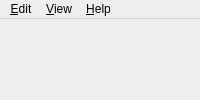
<?xml version="1.0"?>
<ui version="4.0">
  <class>Form</class>
  <widget class="QMainWindow" name="idr_srvr_inplace_menu">
    <widget class="QMenuBar" name="menubar">
      <property name="geometry">
        <rect>
          <x>0</x>
          <y>0</y>
          <width>800</width>
          <height>22</height>
        </rect>
      </property>
      <widget class="QMenu" name="menuEdit">
        <property name="title">
          <string>&amp;Edit</string>
        </property>
        <addaction name="ID_EDIT_UNDO" />
        <addaction name="separator" />
        <addaction name="ID_EDIT_CUT" />
        <addaction name="ID_EDIT_COPY" />
        <addaction name="ID_EDIT_PASTE" />
      </widget>
      <addaction name="menuEdit" />
      <widget class="QMenu" name="menuView">
        <property name="title">
          <string>&amp;View</string>
        </property>
        <addaction name="ID_VIEW_TOOLBAR" />
      </widget>
      <addaction name="menuView" />
      <widget class="QMenu" name="menuHelp">
        <property name="title">
          <string>&amp;Help</string>
        </property>
        <addaction name="ID_D3HELP" />
        <addaction name="ID_APP_ABOUT" />
      </widget>
      <addaction name="menuHelp" />
    </widget>
    <action name="ID_APP_ABOUT">
      <property name="text">
        <string>&amp;About editor...</string>
      </property>
    </action>
    <action name="ID_D3HELP">
      <property name="text">
        <string>Help on D3 Editor</string>
      </property>
    </action>
    <action name="ID_EDIT_COPY">
      <property name="text">
        <string>&amp;Copy</string>
      </property>
      <property name="shortcut">
        <string>Ctrl+Ins</string>
      </property>
    </action>
    <action name="ID_EDIT_CUT">
      <property name="text">
        <string>Cu&amp;t</string>
      </property>
      <property name="shortcut">
        <string>Shift+Del</string>
      </property>
    </action>
    <action name="ID_EDIT_PASTE">
      <property name="text">
        <string>&amp;Paste</string>
      </property>
      <property name="shortcut">
        <string>Shift+Ins</string>
      </property>
    </action>
    <action name="ID_EDIT_UNDO">
      <property name="text">
        <string>&amp;Undo</string>
      </property>
      <property name="shortcut">
        <string>Alt+Backspace</string>
      </property>
    </action>
    <action name="ID_VIEW_TOOLBAR">
      <property name="text">
        <string>&amp;Toolbar</string>
      </property>
    </action>
  </widget>
</ui>
